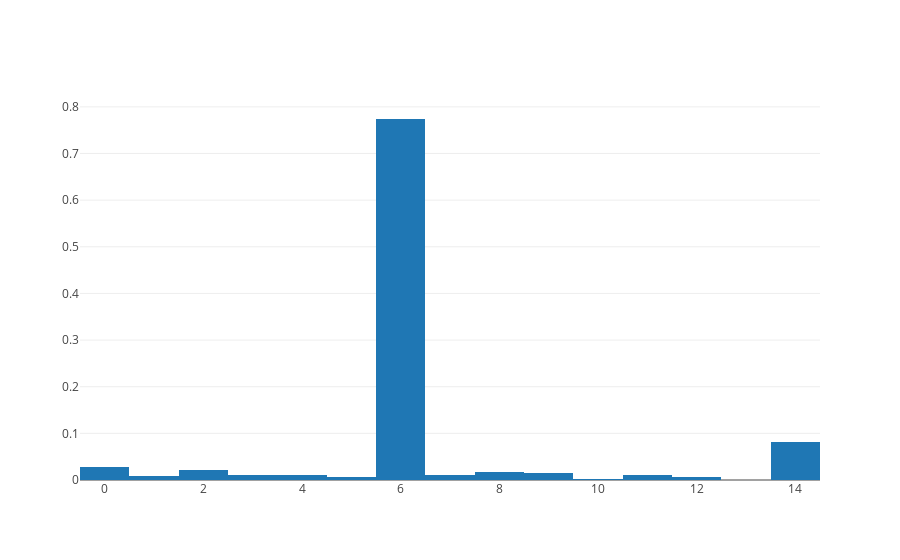

Write notebook code for a chart like this one.
### Code cell
Y = lda.transform(X)
trace = go.Histogram(x=[np.argmax(y) for y in Y],
                     histnorm='probability')

data = [trace]

# Plot and embed in ipython notebook!
iplot(data, filename='basic-scatter')

### Figure 1 — Plotly figure (JSON) as saved in the notebook; plotly's stock layout.template omitted (floating-point values rounded to 4 significant figures; data arrays with more than 128 entries replaced by an {"elided": "..."} marker saying what was removed)
{"data": [{"histnorm": "probability", "type": "histogram", "uid": "75224b9c-3d79-4e2c-b8ea-7e54575e1a7c", "x": {"elided": "6808 int values"}}], "layout": {}}
